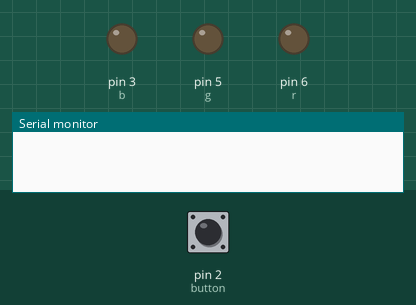
This sketch was run on a simulated Arduino Uno, built with avr-gcc and run on an emulated ATmega328P. Shown: output pins drawn as LEDs (lit = HIGH), the last lines printed to the serial monitor. The inputs (shaded band) are chosen by the test bench; at power-on: pin 2 (button) LOW. Random numbers use the default seed unless the sketch sets one.

Above: at 1.2 s.
1.3 s: pin 2 (button) pulled HIGH for 0.15 s
At 1.6 s:
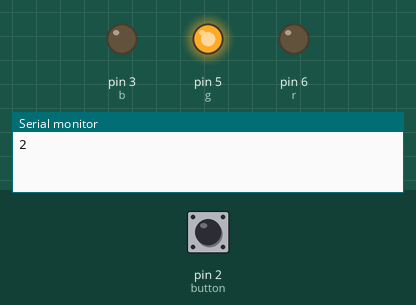
2.9 s: pin 2 (button) pulsed HIGH 5 times (0.12 s each, 0.3 s apart)
At 5.0 s:
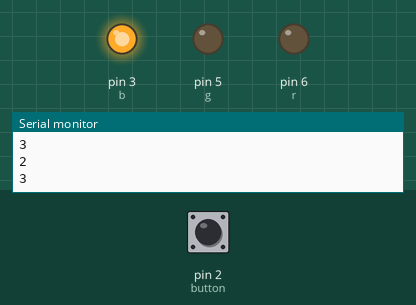
5.9 s: pin 2 (button) pulled HIGH for 1 s
At 6.3 s:
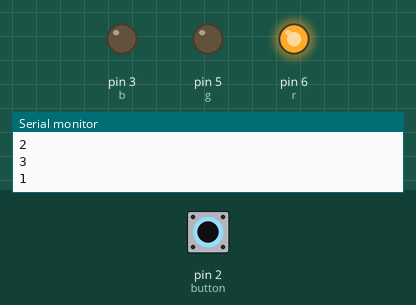
8.4 s: pin 2 (button) pulled HIGH for 3.2 s
At 9.5 s:
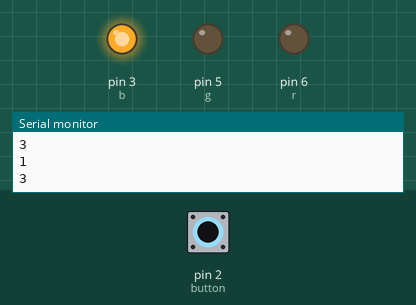
Timing chart, 0 to 11.4 s (numbered marks = the images above; inputs shaded):
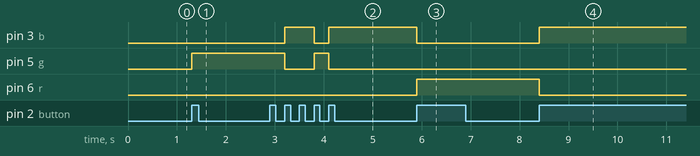

Measured:
- after the input at 1.3 s, pin 5 (g): LOW → HIGH at once
- after the input at 2.9 s, pin 3 (b): LOW → HIGH after 0.30 s, → LOW 0.60 s later, → HIGH 0.30 s later; pin 5 (g): HIGH → LOW after 0.30 s, → HIGH 0.60 s later, → LOW 0.30 s later
- after the input at 5.9 s, pin 3 (b): HIGH → LOW at once; pin 6 (r): LOW → HIGH at once
- after the input at 8.4 s, pin 3 (b): LOW → HIGH at once; pin 6 (r): HIGH → LOW at once

The sketch:

6.1.ino
```cpp
int r=6;
int g=5;
int b=3;
int button=2;
int val=0;
int color=0;
int lastButtonState=0;

void setup() {
  // put your setup code here, to run once:

  pinMode(button,INPUT);
  pinMode(r,OUTPUT);
  pinMode(g,OUTPUT);
  pinMode(b,OUTPUT);
  Serial.begin(9600);
}

void loop() {
  // put your main code here, to run repeatedly:

  val=digitalRead(button);

  if(val != lastButtonState){
    if(val==1){
      color=random(1,4);
      Serial.println(color);
    }
  }
  if(color==1){
    digitalWrite(r,HIGH);
    digitalWrite(g,LOW);
    digitalWrite(b,LOW);
  }
  else if(color==2){
    digitalWrite(r,LOW);
    digitalWrite(g,HIGH);
    digitalWrite(b,LOW);
  }
  else if(color==3){
    digitalWrite(r,LOW);
    digitalWrite(g,LOW);
    digitalWrite(b,HIGH);
  }
  lastButtonState=val;
}
```
